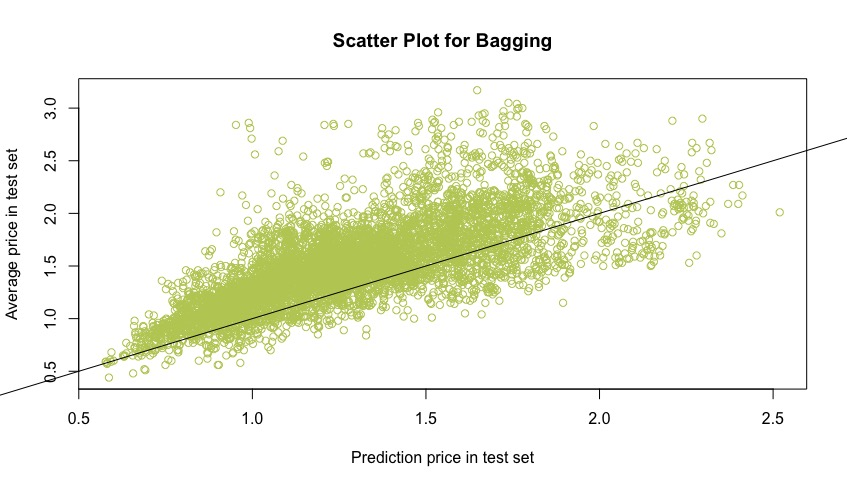

Reproduce this figure in R.
library(randomForest)

set.seed (1)
bag.avo =randomForest(f1, data = avo_train, 
                           mtry = 20, importance =TRUE)
bag.avo

yhat.bag = predict (bag.avo, newdata = avo_test)
plot(yhat.bag, avo_test$AveragePrice, main = "Scatter Plot for Bagging",
     xlab = "Prediction price in test set", ylab = "Average price in test set", 
     col = "#bdcc64")
abline (0,1)

mse_bag_test <- mean((yhat.bag - avo_test$AveragePrice)^2)
mse_bag_test
